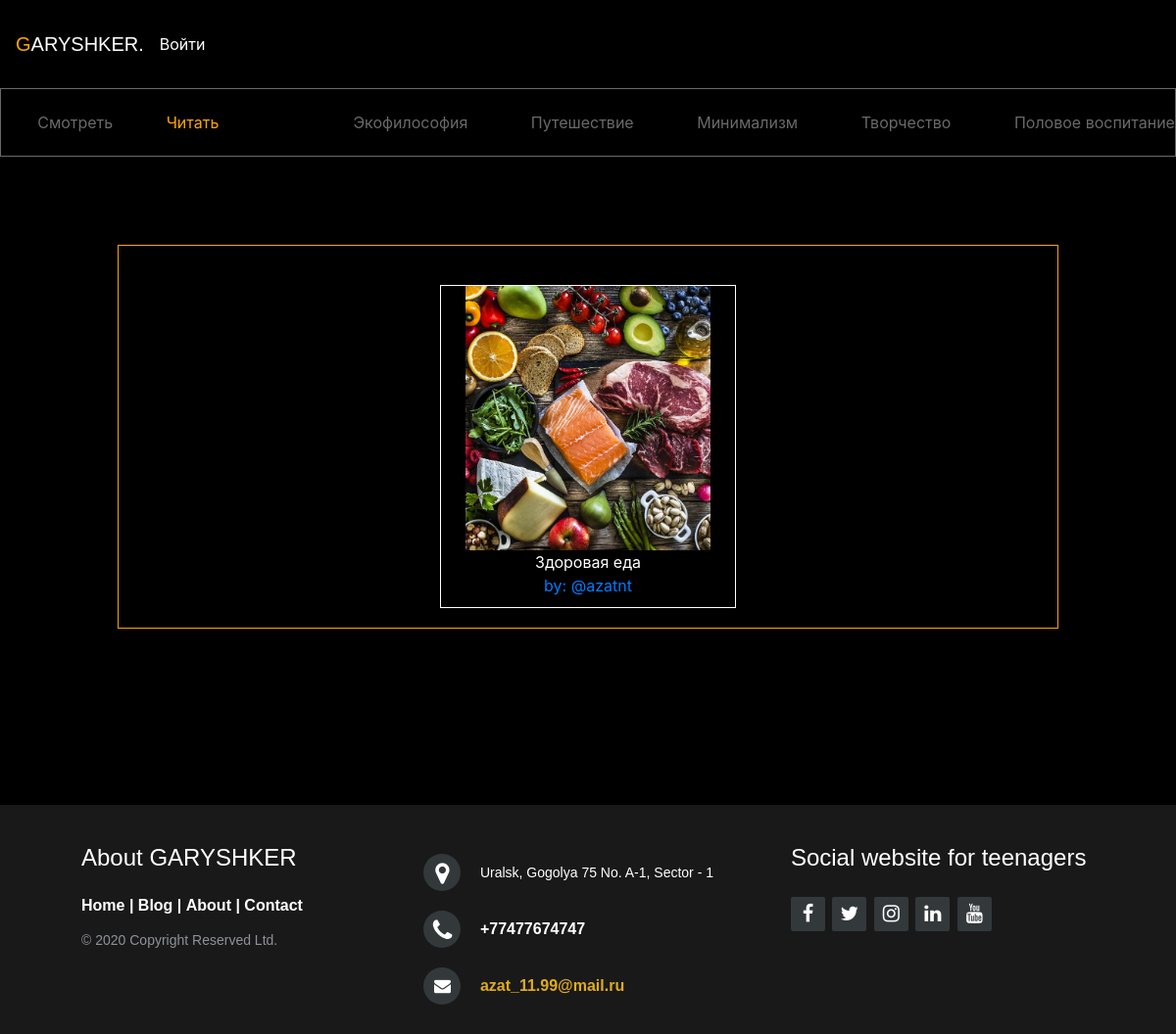
The page /obrazovanie/reports/минимализм-1592681763 on the database as committed earlier.
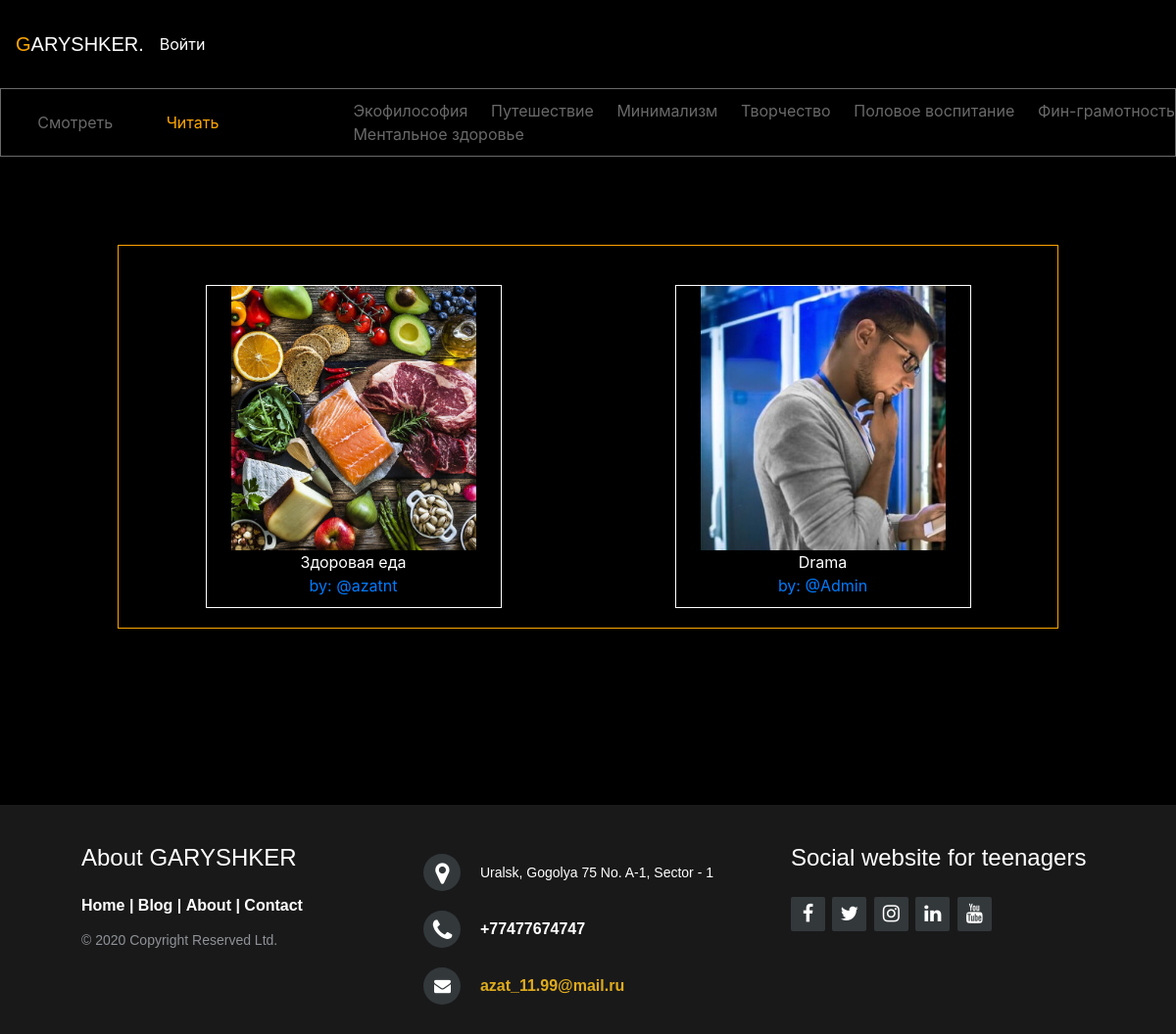
The same page on the database as committed later.
### Obrazovanie/models.py (models this page shows, shortened)
class Genre(models.Model):
    name = models.CharField(max_length=120)
    slug = models.SlugField(blank=True, unique=True)

class Report(models.Model):
    author = models.ForeignKey(User, on_delete=models.CASCADE, null=True)
    title = models.CharField(max_length=120)
    image = models.ImageField(blank=True, upload_to='report-image')
    header = models.TextField(blank=True, null=True)
    genre = models.ForeignKey(Genre, on_delete=models.CASCADE, blank=True, null=True)
    body = models.TextField(blank=True, null=True)
    wrote_date = models.DateTimeField(default=timezone.now)
    likes = models.ManyToManyField(User, related_name='likes', blank=True)
    moderation = models.BooleanField("Проверено", default=False)
    favourite = models.ManyToManyField(User, related_name='favourite', blank=True)

### Obrazovanie/views.py (the view)
# urls.py: path('obrazovanie/reports/<str:slug>', genre_detail_report, name='genre_detail_reports_url'),
def genre_detail_report(request, slug):
    genre_all = Genre.objects.all()
    genre = Genre.objects.filter(slug=slug)
    return render(request, 'obrazovanie/genre_detail_report.html', context={'genre': genre, 'genre_all':genre_all})

### Obrazovanie/templates/obrazovanie/genre_detail_report.html (shortened to what this page needs)
{% extends 'base.html' %}
{% block subtitle %}
<div class="item-genre">
  <div class="item-type">
    {% with url_name=request.resolver_match.url_name %}
      <a class="active" style="text-decoration:none;" href="{% url 'obrazovanie_url' %}">Смотреть </a>
      <li class="active">
        <a class="{% if url_name == 'all_reports_url' %}active{% endif %}" style="text-decoration: none;" href="{% url 'all_reports_url' %}">Читать</a>
      </li>
    {% endwith %}
  </div>
  <div class="item-genres">
    {% for genre in genre_all %}
      <li >
        <a class="menu" style="text-decoration:none;" href="{% url 'genre_detail_reports_url' slug=genre.slug %}">{{ genre.name }}</a>
      </li>
      {% endfor %}
  </div>
</div>
{% endblock %}
{% block content %}
  {% for genre in genre %}
  <div class="container-report">
  <div class="report">
    {% for report in genre.report_set.all %}
    <div class="report-detail">
      <a style="text-decoration: none;" href="{% url 'report_detail_url' id=report.id %}">
      <div class="report-image" style="background:url('{{report.image.url}}')">
      </div>
       <div class="report-title">
           {{ report.title }}
       </div>
       </a>
       <div class="report-author">
         <a style="text-decoration:none; color:;" href="{% url 'someone_profile_url' id=report.author.id %}">by: @{{ report.author }}</a>
       </div>
    </div>
    {% endfor %}
  </div>
  </div>
  {% endfor %}
{% endblock %}

Rows that differ between the two databases and show on the page:
added Genre: name "Фин-грамотность"
added Genre: name "Ментальное здоровье"
added Report: image (picture), title "Drama", author "Admin", shown under Genre "Минимализм"
